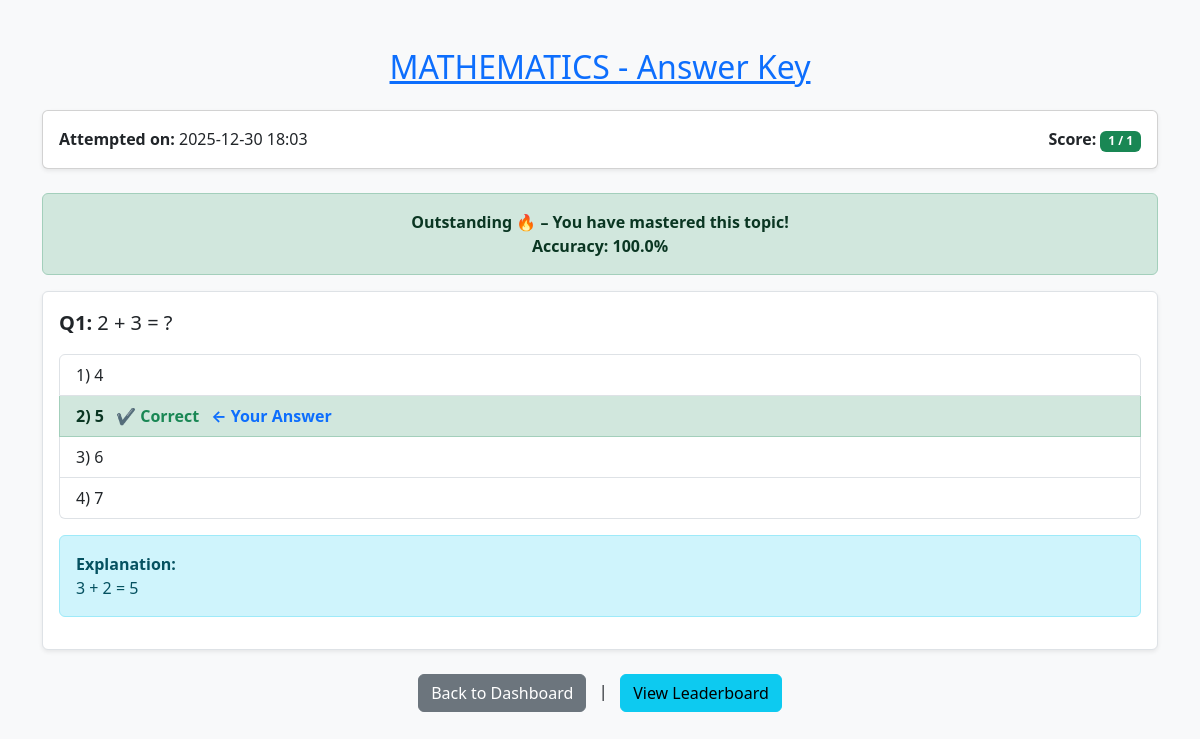
/user/answer_key/1 (signed in), run on an earlier commit of the app's database.
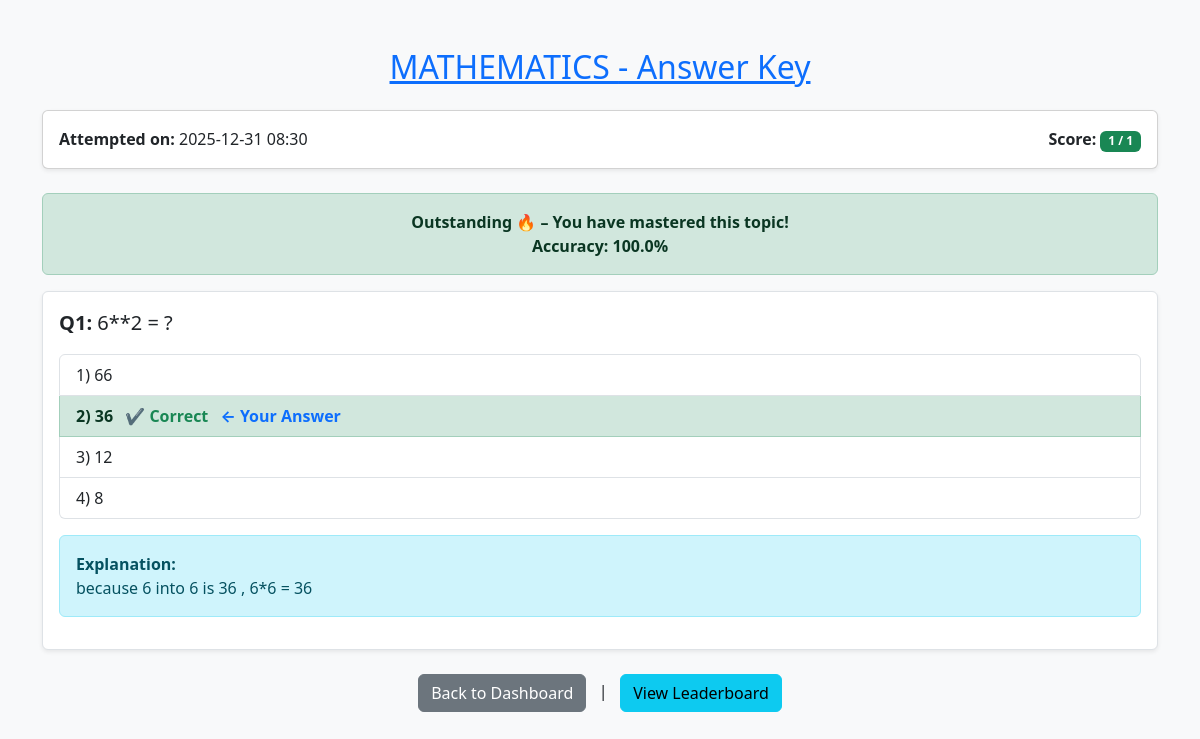
And on a later commit of the database.
### app.py (models this page shows)
class QuizAttempt(db.Model):
    id = db.Column(db.Integer, primary_key=True)
    user_id = db.Column(db.Integer, db.ForeignKey('user.id'), nullable=False)
    quiz_id = db.Column(db.Integer, db.ForeignKey('quiz.id'), nullable=False)
    chapter_id = db.Column(db.Integer, db.ForeignKey('chapter.id'), nullable=True)
    score = db.Column(db.Integer, nullable=True)
    answers = db.Column(db.Text, nullable=True)
    timestamp = db.Column(db.DateTime, default=datetime.utcnow)
    user = db.relationship('User', backref='quiz_attempts')
    quiz = db.relationship('Quiz', backref='attempts')
    chapter = db.relationship('Chapter', backref='attempts')

class Question(db.Model):
    id = db.Column(db.Integer, primary_key=True)
    quiz_id = db.Column(db.Integer, db.ForeignKey('quiz.id'), nullable=False)
    chapter_id = db.Column(db.Integer, db.ForeignKey('chapter.id'), nullable=False)
    question_statement = db.Column(db.Text, nullable=True)
    question_image = db.Column(db.String(200), nullable=True)
    option_1 = db.Column(db.String(200), nullable=False)
    option_2 = db.Column(db.String(200), nullable=False)
    option_3 = db.Column(db.String(200), nullable=False)
    option_4 = db.Column(db.String(200), nullable=False)
    correct_option = db.Column(db.Integer, nullable=False)
    explanation = db.Column(db.Text, nullable=True)
    created_at = db.Column(db.DateTime, default=datetime.utcnow)
    quiz = db.relationship('Quiz', backref='questions')
    chapter = db.relationship('Chapter', backref='questions')

### app.py (the view)
@app.route('/user/answer_key/<int:attempt_id>')
@login_required
def answer_key(attempt_id):
    attempt = QuizAttempt.query.get_or_404(attempt_id)
    if attempt.user_id != session.get('user_id'):
        flash('You are not authorized to view this answer key.', 'danger')
        return redirect('/user/dashboard'), 403
    if attempt.chapter_id:
        questions_query = Question.query.filter_by(chapter_id=attempt.chapter_id).all()
    else:
        questions_query = Question.query.filter_by(quiz_id=attempt.quiz_id).all()
    user_answers = {}
    if attempt.answers:
        try:
            raw = json.loads(attempt.answers)
            user_answers = {int(k): v for k, v in raw.items()}
        except json.JSONDecodeError:
            user_answers = {}
    total = len(questions_query)
    correct = 0
    wrong = 0
    unattempted = 0
    detailed_questions = []
    for q in questions_query:
        selected = user_answers.get(q.id)
        if selected is None:
            unattempted += 1
        elif selected == q.correct_option:
            correct += 1
        else:
            wrong += 1
        detailed_questions.append({
            "id": q.id,
            "question_statement": q.question_statement,
            "question_image": q.question_image,
            "options": [q.option_1, q.option_2, q.option_3, q.option_4],
            "correct_option": q.correct_option,
            "selected": selected,
            "explanation": q.explanation
        })
    accuracy = round((correct / total) * 100, 2) if total else 0
    if accuracy < 30:
        performance_msg = "Very Poor 😟 – You need serious improvement in this chapter."
        performance_class = "danger"
    elif accuracy < 50:
        performance_msg = "Poor 😐 – Focus more on this chapter."
        performance_class = "warning"
    elif accuracy < 70:
        performance_msg = "Average 🙂 – You can do better with practice."
        performance_class = "secondary"
    elif accuracy < 80:
        performance_msg = "Good 👍 – Keep improving!"
        performance_class = "info"
    elif accuracy < 90:
        performance_msg = "Excellent 🌟 – Strong understanding!"
        performance_class = "success"
    else:
        performance_msg = "Outstanding 🔥 – You have mastered this topic!"
        performance_class = "success"
    return render_template(
        'quiz_analysis.html',
        quiz=attempt.quiz,
        chapter=attempt.chapter,
        total=total,
        correct=correct,
        wrong=wrong,
        unattempted=unattempted,
        accuracy=accuracy,
        questions=detailed_questions,
        user_answers=user_answers,
        attempt=attempt,
        performance_msg=performance_msg,
        performance_class=performance_class
    )

### app.py (called while the page is built)
def login_required(f):
    @wraps(f)
    def decorated_function(*args, **kwargs):
        if 'user_id' not in session:
            flash('Please log in to access this page.', 'warning')
            return redirect(url_for('user_login'))
        return f(*args, **kwargs)
    return decorated_function

### templates/quiz_analysis.html (shortened to what this page needs)
<!DOCTYPE html>
<html lang="en">
<head>
    <link href="https://cdn.jsdelivr.net/npm/bootstrap@5.3.0/dist/css/bootstrap.min.css" rel="stylesheet">
</head>
<body class="bg-light">
<div class="container py-5">
    <h2 class="text-center mb-4 text-primary">
        <u>{{ quiz.title }} - Answer Key</u>
    </h2>
    <div class="card shadow-sm p-3 mb-4">
        <div class="row">
            <div class="col-md-6">
                <strong>Attempted on:</strong>
                {{ attempt.timestamp.strftime("%Y-%m-%d %H:%M") }}
            </div>
            <div class="col-md-6 text-md-end">
                <strong>Score:</strong>
                <span class="badge bg-success">
                    {{ attempt.score }} / {{ questions|length }}
                </span>
            </div>
        </div>
    </div>
    <div class="alert alert-{{ performance_class }} text-center fw-bold">
        {{ performance_msg }} <br>
        Accuracy: {{ accuracy }}%
    </div>
    {% for question in questions %}
    <div class="mb-4 border p-3 rounded bg-white shadow-sm">
        <p class="fs-5">
            <strong>Q{{ loop.index }}:</strong>
            {{ question.question_statement }}
        </p>
        <ul class="list-group">
            {% set user_sel = question.selected %}
            {% for i in range(0, question.options|length) %}
                {% set opt_index = i + 1 %}
                {% set opt_text = question.options[i] %}
                <li class="list-group-item
                    {% if opt_index == question.correct_option %}
                        list-group-item-success fw-bold
                    {% elif user_sel == opt_index %}
                        list-group-item-danger
                    {% endif %}
                ">
                    {{ opt_index }}) {{ opt_text }}
                    {% if opt_index == question.correct_option %}
                        <span class="ms-2 text-success fw-bold">✔ Correct</span>
                    {% endif %}
                    {% if user_sel == opt_index %}
                        <span class="ms-2 text-primary">← Your Answer</span>
                    {% endif %}
                </li>
            {% endfor %}
        </ul>
        {% if question.explanation %}
        <div class="alert alert-info mt-3">
            <strong>Explanation:</strong><br>
            {{ question.explanation }}
        </div>
        {% endif %}
    </div>
    {% endfor %}
    <div class="text-center mt-4">
        <a href="{{ url_for('user_dashboard') }}" class="btn btn-secondary">
            Back to Dashboard
        </a> &nbsp; | &nbsp;
        <a href="{{ url_for('leaderboard',
            quiz_id=quiz.id , chapter_id=attempt.chapter_id) }}"
            class="btn btn-info">
            View Leaderboard
        </a>
    </div>
</div>
</body>
</html>

What changed in the data, as far as the page shows it:
changed QuizAttempt: timestamp "2025-12-30 18:03" → "2025-12-31 08:30"
changed Question: question_statement "2 + 3 = ?" → "6**2 = ?"; explanation "3 + 2 = 5" → "because 6 into 6 is 36 , 6*6 = 36"
Also different on the page:
new list line: "1 ) 66"
new list line: "2 ) 36 ✔ Correct ← Your Answer"
new list line: "3 ) 12"
new list line: "4 ) 8"
list line gone: "1 ) 4"
list line gone: "2 ) 5 ✔ Correct ← Your Answer"
list line gone: "3 ) 6"
list line gone: "4 ) 7"
